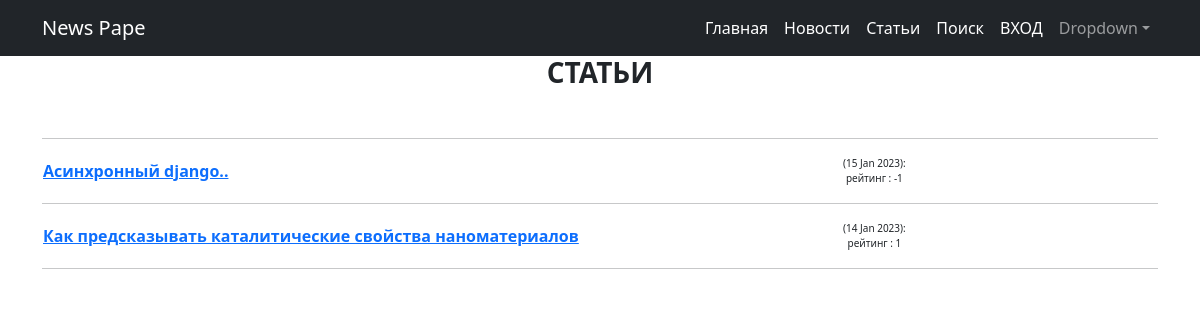
Page /article/ on the earlier database version.
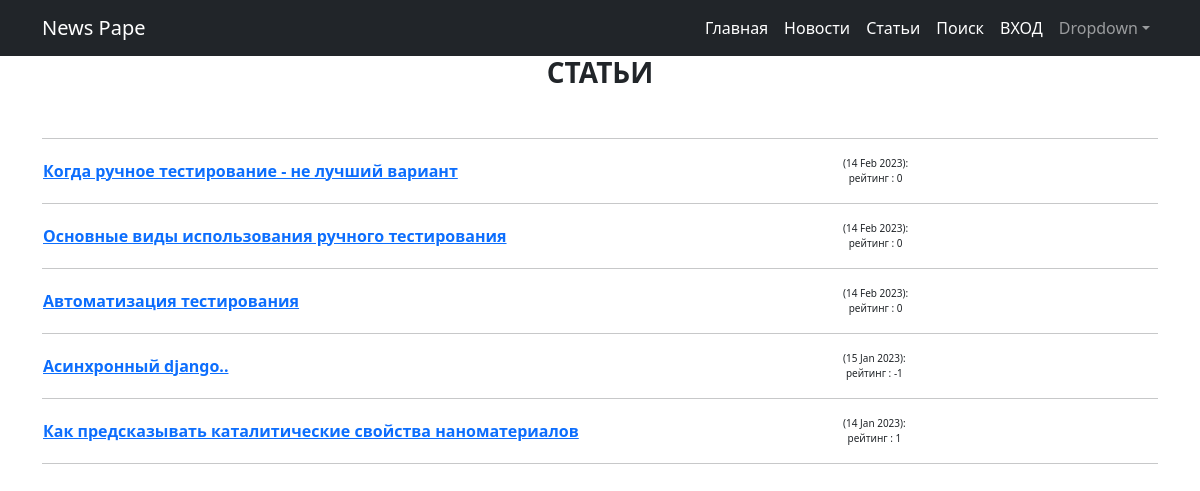
Same page on the later database version.
### news/models.py (models this page shows, shortened)
class Post(models.Model):
    author = models.ForeignKey(Author, on_delete=models.CASCADE)
    NEWS = 'nw'
    ARTICLE = 'ar'
    CATEGORY_CHOICES = ((NEWS, 'Новость'), (ARTICLE, 'Статья'))
    categoryType = models.CharField(max_length=2, choices=CATEGORY_CHOICES, default=NEWS)
    dateCreation = models.DateTimeField(auto_now_add=True)
    postCategory = models.ManyToManyField(Category, through='PostCategory')
    title = models.CharField(max_length=128)
    text = models.TextField()
    rating = models.SmallIntegerField(default=0)

### news/views.py (the view)
# urls.py: path('article/', Article.as_view(), name='article_list'),
class Article(ListView):
    queryset = Post.objects.filter(categoryType='ar')
    ordering = '-dateCreation'
    context_object_name = 'Article'
    template_name = 'news/article.html'

### news/templates/news/article.html (shortened to what this page needs)
{% extends 'flatpages/default.html' %}
{% block content %}
<h3><strong>СТАТЬИ</strong></h3>
<br>
<hr>
{% for art in Article %}
<table>
     <tr>
     <td width="800"  align="left" style="font-size:16px"><strong><a href="/news/{{ art.pk }}">{{ art.title }}</a></strong></td>
     <td style="font-size:10px">({{ art.dateCreation|date:'d M Y' }}):<br>
     рейтинг : {% if art.rating != 0 %}{{ art.rating }}{% else %}0{% endif %}</td>
     <td>
     </tr>
</table>
<hr>
{% endfor %}
{% endblock content %}

### news/templates/flatpages/default.html (shortened to what this page needs)
<!DOCTYPE html>
<html lang="en">
    <head>
        {% load static %}
        <link href="{% static 'css/styles.css' %}" rel="stylesheet" />
    </head>
    <body>
        <nav class="navbar navbar-expand-lg navbar-dark bg-dark">
            <div class="container">
                <a class="navbar-brand" href="#">News Pape</a>
                <div class="collapse navbar-collapse" id="navbarSupportedContent">
                    <ul class="navbar-nav ms-auto mb-2 mb-lg-0">
                        <li class="nav-item"><a class="nav-link active" aria-current="page" href="/">Главная</a></li>
                        <li class="nav-item"><a class="nav-link active" aria-current="page" href="/news/">Новости</a></li>
                        <li class="nav-item"><a class="nav-link active" aria-current="page" href="/article/">Статьи</a></li>
                        <li class="nav-item"><a class="nav-link active" aria-current="page" href="/search/">Поиск</a></li>
                        <li class="nav-item"><a class="nav-link active" aria-current="page" href="/accounts/login/">
                           {% if user.is_authenticated %}Вы вошли как: {{ user }}{% else %}ВХОД{% endif %}
                        </a></li>
                        <li class="nav-item dropdown">
                            <a class="nav-link dropdown-toggle" id="navbarDropdown" href="#" role="button" data-bs-toggle="dropdown" aria-expanded="false">Dropdown</a>
                        </li>
                    </ul>
                </div>
            </div>
        </nav>
         <div class="container">
            <div class="row">
                <div class="col-lg-12 text-center">
                    {% block content %}
                    {% endblock content %}
                </div>
            </div>
         </div>
    </body>
</html>

Differences in the rows shown:
added Post: title "Когда ручное тестирование - не лучший вариант", dateCreation "14 Feb 2023", rating "0"
added Post: title "Основные виды использования ручного тестирования", dateCreation "14 Feb 2023", rating "0"
added Post: title "Автоматизация тестирования", dateCreation "14 Feb 2023", rating "0"
